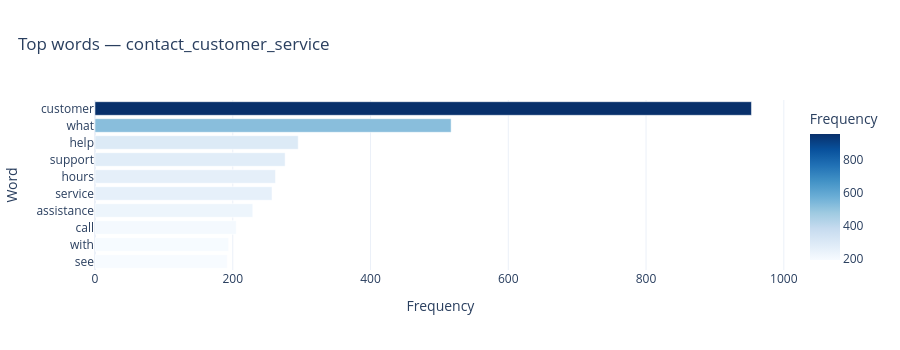
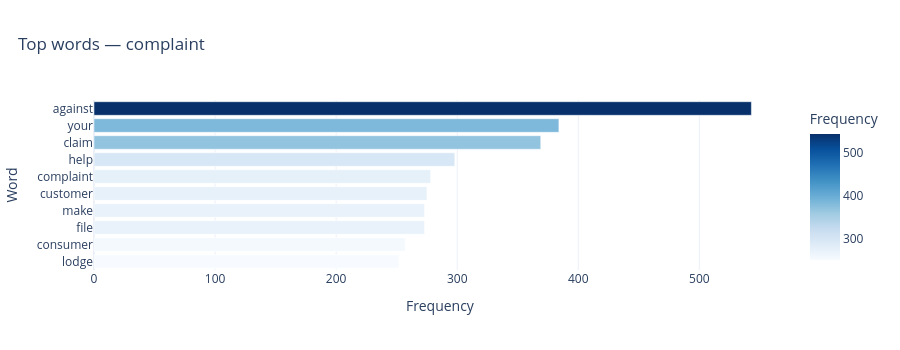
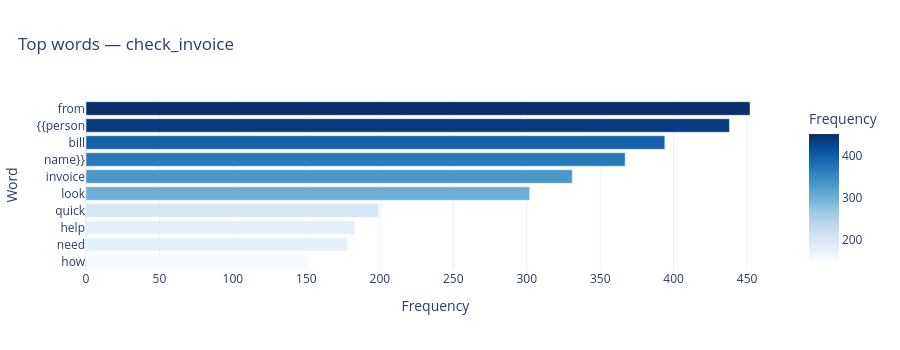

The notebook cell these images were saved under, in order:
### Markdown cell above
### 7. Top Words per Intent
**Checking for:** Whether each intent has a sufficiently distinct vocabulary for bag-of-words separation.

**Model signals:** Intents with unique top words achieve high F1 across all models. Intents sharing top words with neighbours produce low F1 — particularly for TF-IDF-based classical ML.

Uses collections.Counter to compute the most frequent words for the three largest intents.
Output: Empty output — only the section header prints. The table is computed but never displayed.
This is a rendering bug to fix — likely a missing print(...) or display(...) at the end of the cell. The analysis is intended to show whether each intent has a discriminative top-N vocabulary.

### Code cell
# =============================================================================
# TOP WORDS PER INTENT — TERM FREQUENCY OVERVIEW
# =============================================================================
section("Most common words per intent (top 3 intents by size)")

from collections import Counter

# For the top 3 intents by sample size, this code extracts the instruction texts, 
# tokenizes them into words, removes common stopwords and short words, counts the frequency of each remaining word, 
# and visualizes the top 10 most common words for each intent using horizontal bar charts colored by frequency.

top_intents = df[TARGET].value_counts().head(3).index.tolist()
for intent_name in top_intents:
    subset = df[df[TARGET] == intent_name][FEATURE_COL]
    words = " ".join(subset).lower().split()
    stopwords = {"i", "my", "to", "the", "a", "an", "is", "it", "me", "can", "you"}
    words = [w for w in words if w not in stopwords and len(w) > 2]
    common = Counter(words).most_common(10)
    common_df = pd.DataFrame(common, columns=["word", "freq"])

    fig = px.bar(
        common_df, x="freq", y="word", orientation="h",
        title=f"Top words — {intent_name}",
        color="freq",
        color_continuous_scale="Blues",
        labels={"freq": "Frequency", "word": "Word"}
    )
    fig.update_layout(title_x=0.02, yaxis={"categoryorder": "total ascending"},
                      showlegend=False, height=350)
    fig.show()

### Figure 1 — Plotly figure (JSON) as saved in the notebook; plotly's stock layout.template omitted (floating-point values rounded to 4 significant figures)
{"data": [{"hovertemplate": "Frequency=%{marker.color}<br>Word=%{y}<extra></extra>", "legendgroup": "", "marker": {"color": [953, 517, 295, 276, 262, 257, 229, 205, 194, 192], "coloraxis": "coloraxis", "pattern": {"shape": ""}}, "name": "", "orientation": "h", "showlegend": false, "textposition": "auto", "type": "bar", "x": [953, 517, 295, 276, 262, 257, 229, 205, 194, 192], "xaxis": "x", "y": ["customer", "what", "help", "support", "hours", "service", "assistance", "call", "with", "see"], "yaxis": "y"}], "layout": {"barmode": "relative", "coloraxis": {"colorbar": {"title": {"text": "Frequency"}}, "colorscale": [[0, "rgb(247,251,255)"], [0.125, "rgb(222,235,247)"], [0.25, "rgb(198,219,239)"], [0.375, "rgb(158,202,225)"], [0.5, "rgb(107,174,214)"], [0.625, "rgb(66,146,198)"], [0.75, "rgb(33,113,181)"], [0.875, "rgb(8,81,156)"], [1, "rgb(8,48,107)"]]}, "height": 350, "legend": {"tracegroupgap": 0}, "showlegend": false, "title": {"text": "Top words — contact_customer_service", "x": 0.02}, "xaxis": {"anchor": "y", "domain": [0, 1], "title": {"text": "Frequency"}}, "yaxis": {"anchor": "x", "categoryorder": "total ascending", "domain": [0, 1], "title": {"text": "Word"}}}}

### Figure 2 — Plotly figure (JSON) as saved in the notebook; plotly's stock layout.template omitted (floating-point values rounded to 4 significant figures)
{"data": [{"hovertemplate": "Frequency=%{marker.color}<br>Word=%{y}<extra></extra>", "legendgroup": "", "marker": {"color": [543, 384, 369, 298, 278, 275, 273, 273, 257, 252], "coloraxis": "coloraxis", "pattern": {"shape": ""}}, "name": "", "orientation": "h", "showlegend": false, "textposition": "auto", "type": "bar", "x": [543, 384, 369, 298, 278, 275, 273, 273, 257, 252], "xaxis": "x", "y": ["against", "your", "claim", "help", "complaint", "customer", "file", "make", "consumer", "lodge"], "yaxis": "y"}], "layout": {"barmode": "relative", "coloraxis": {"colorbar": {"title": {"text": "Frequency"}}, "colorscale": [[0, "rgb(247,251,255)"], [0.125, "rgb(222,235,247)"], [0.25, "rgb(198,219,239)"], [0.375, "rgb(158,202,225)"], [0.5, "rgb(107,174,214)"], [0.625, "rgb(66,146,198)"], [0.75, "rgb(33,113,181)"], [0.875, "rgb(8,81,156)"], [1, "rgb(8,48,107)"]]}, "height": 350, "legend": {"tracegroupgap": 0}, "showlegend": false, "title": {"text": "Top words — complaint", "x": 0.02}, "xaxis": {"anchor": "y", "domain": [0, 1], "title": {"text": "Frequency"}}, "yaxis": {"anchor": "x", "categoryorder": "total ascending", "domain": [0, 1], "title": {"text": "Word"}}}}

### Figure 3 — Plotly figure (JSON) as saved in the notebook; plotly's stock layout.template omitted (floating-point values rounded to 4 significant figures)
{"data": [{"hovertemplate": "Frequency=%{marker.color}<br>Word=%{y}<extra></extra>", "legendgroup": "", "marker": {"color": [452, 438, 394, 367, 331, 302, 199, 183, 178, 151], "coloraxis": "coloraxis", "pattern": {"shape": ""}}, "name": "", "orientation": "h", "showlegend": false, "textposition": "auto", "type": "bar", "x": [452, 438, 394, 367, 331, 302, 199, 183, 178, 151], "xaxis": "x", "y": ["from", "{{person", "bill", "name}}", "invoice", "look", "quick", "help", "need", "how"], "yaxis": "y"}], "layout": {"barmode": "relative", "coloraxis": {"colorbar": {"title": {"text": "Frequency"}}, "colorscale": [[0, "rgb(247,251,255)"], [0.125, "rgb(222,235,247)"], [0.25, "rgb(198,219,239)"], [0.375, "rgb(158,202,225)"], [0.5, "rgb(107,174,214)"], [0.625, "rgb(66,146,198)"], [0.75, "rgb(33,113,181)"], [0.875, "rgb(8,81,156)"], [1, "rgb(8,48,107)"]]}, "height": 350, "legend": {"tracegroupgap": 0}, "showlegend": false, "title": {"text": "Top words — check_invoice", "x": 0.02}, "xaxis": {"anchor": "y", "domain": [0, 1], "title": {"text": "Frequency"}}, "yaxis": {"anchor": "x", "categoryorder": "total ascending", "domain": [0, 1], "title": {"text": "Word"}}}}
